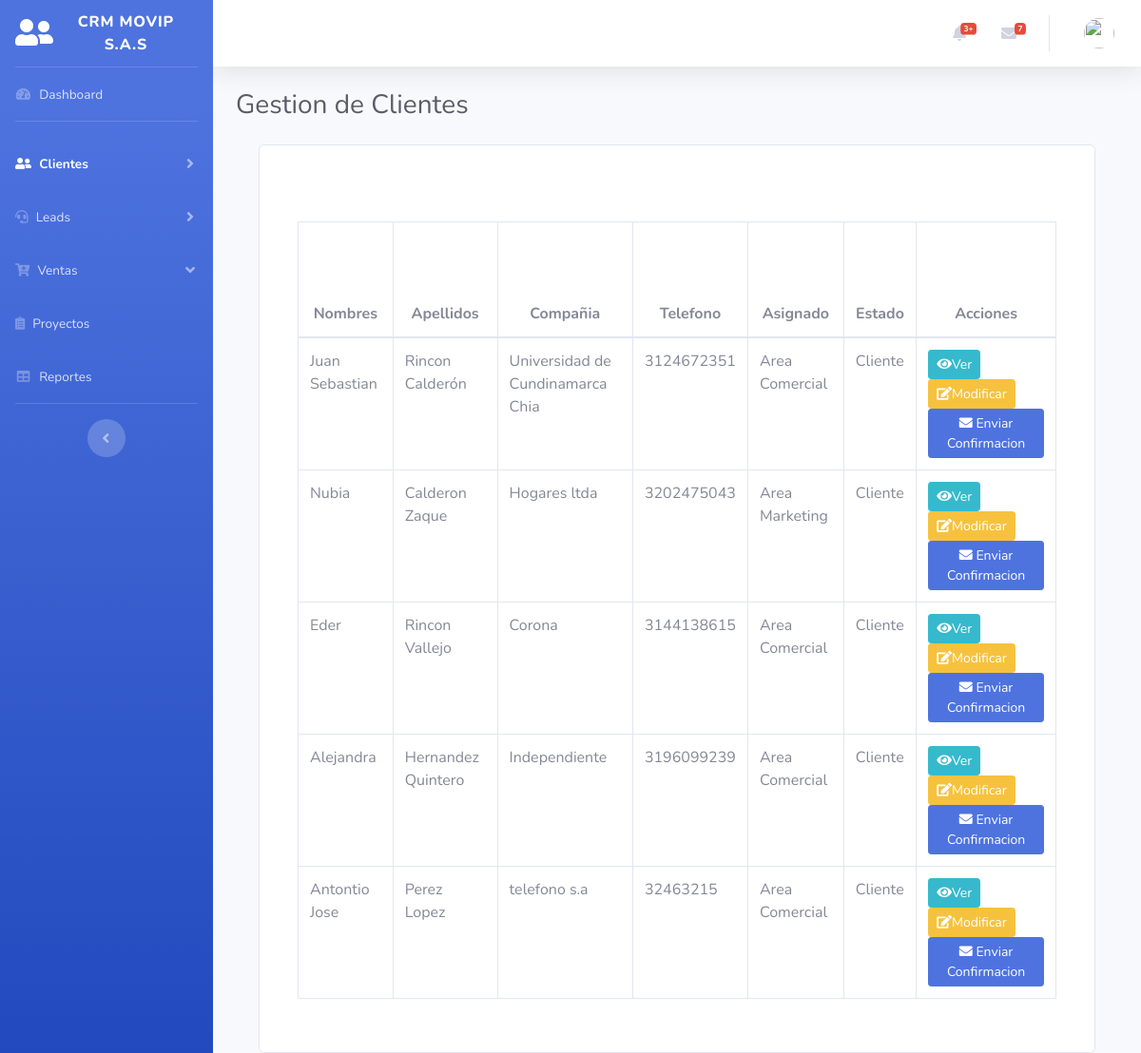
The page /gestionarclientes.php (signed in) on the database its author committed.
### tables this page shows
CREATE TABLE `leads` (
  `id_lead` int(10) NOT NULL,
  `nombre_lead` varchar(50) NOT NULL,
  `segundo_nombre_lead` varchar(50) NOT NULL,
  `primer_apellido_lead` varchar(50) NOT NULL,
  `segundo_apellido_lead` varchar(50) NOT NULL,
  `tipodocumento_lead` varchar(100) NOT NULL,
  `documento_lead` int(20) NOT NULL,
  `telefono_lead` bigint(100) NOT NULL,
  `email_lead` varchar(50) NOT NULL,
  `departamento_lead` varchar(100) NOT NULL,
  `ciudad_lead` varchar(30) NOT NULL,
  `direccion_lead` varchar(100) NOT NULL,
  `estado_lead` int(20) NOT NULL,
  `compañia_lead` varchar(100) NOT NULL,
  `asignado_lead` varchar(30) NOT NULL,
  `comentario_lead` text NOT NULL,
  `recurso_lead` varchar(50) NOT NULL
);

### gestionarclientes.php (the view, shortened to what this page needs)
<?php
include("conlead.php");
$tipo_usuario = $_SESSION['tipo_usuario'];
?>
<!DOCTYPE html>
<html lang="en">
<head>
  <link href="vendor/fontawesome-free/css/all.min.css" rel="stylesheet" type="text/css">
  <link href="css/sb-admin-2.min.css" rel="stylesheet">
</head>
<body id="page-top">
  <div id="wrapper">
    <ul class="navbar-nav bg-gradient-primary sidebar sidebar-dark accordion" id="accordionSidebar">
      <a class="sidebar-brand d-flex align-items-center justify-content-center" href="principal.php">
        <div class="sidebar-brand-icon">
          <i class="fas fa-user-friends"></i>
        </div>
        <div class="sidebar-brand-text mx-3">CRM Movip S.A.S</div>
      </a>
      <hr class="sidebar-divider my-0">
      <li class="nav-item inactive">
        <a class="nav-link" href="principal.php">
          <i class="fas fa-fw fa-tachometer-alt"></i>
          <span>Dashboard</span></a>
      </li>
      <hr class="sidebar-divider">
      <?php if ($tipo_usuario == 1) { ?>
        <li class="nav-item active">
          <a class="nav-link collapsed" href="#" data-toggle="collapse" data-target="#collapseTwo" aria-expanded="true" aria-controls="collapseTwo">
            <i class="fas fa-user-friends"></i>
            <span>Clientes</span>
          </a>
        </li>
        <li class="nav-item">
          <a class="nav-link collapsed" href="#" data-toggle="collapse" data-target="#collapseUtilities" aria-expanded="true" aria-controls="collapseUtilities">
            <i class="fas fa-headset"></i>
            <span>Leads</span>
          </a>
        </li>
        <li class="nav-item">
          <a class="nav-link" href="#" data-toggle="collapse" data-target="#collapsePages" aria-expanded="true" aria-controls="collapsePages">
            <i class=" fas fa-cart-plus"></i></i>
            <span>Ventas</span>
          </a>
        </li>
        <li class="nav-item">
          <a class="nav-link" href="charts.html">
            <i class="fas fa-clipboard-list "></i>
            <span>Proyectos</span></a>
        </li>
        <li class="nav-item">
          <a class="nav-link" href="reportes.php">
            <i class="fas fa-fw fa-table"></i>
            <span>Reportes</span></a>
        </li>
      <?php } ?>
      <hr class="sidebar-divider d-none d-md-block">
      <div class="text-center d-none d-md-inline">
        <button class="rounded-circle border-0" id="sidebarToggle"></button>
      </div>
    </ul>
    <div id="content-wrapper" class="d-flex flex-column">
      <div id="content">
        <nav class="navbar navbar-expand navbar-light bg-white topbar mb-4 static-top shadow">
          <ul class="navbar-nav ml-auto">
            <li class="nav-item dropdown no-arrow mx-1">
              <a class="nav-link dropdown-toggle" href="#" id="alertsDropdown" role="button" data-toggle="dropdown" aria-haspopup="true" aria-expanded="false">
                <i class="fas fa-bell fa-fw"></i>
                <span class="badge badge-danger badge-counter">3+</span>
              </a>
            </li>
            <li class="nav-item dropdown no-arrow mx-1">
              <a class="nav-link dropdown-toggle" href="#" id="messagesDropdown" role="button" data-toggle="dropdown" aria-haspopup="true" aria-expanded="false">
                <i class="fas fa-envelope fa-fw"></i>
                <span class="badge badge-danger badge-counter">7</span>
              </a>
            </li>
            <li class="nav-item dropdown no-arrow">
              <a class="nav-link dropdown-toggle" href="#" id="userDropdown" role="button" data-toggle="dropdown" aria-haspopup="true" aria-expanded="false">
                <img class="img-profile rounded-circle" src="https://source.unsplash.com/QAB-WJcbgJk/60x60">
              </a>
            </li>
          </ul>
        </nav>
        <div class="container-fluid">
          <div class="d-sm-flex align-items-center justify-content-between mb-4">
            <h1 class="h3 mb-0 text-gray-800">Gestion de Clientes</h1>
          </div>
          <fieldset>
            <div class="container p-8">
              <div class="group">
                <div class="card card-body">
                  <div class="card-body">
                    <div class="table-responsive">
                      <table id="data_table" class="table table-bordered" cellspacing="0" width="100%">
                        <thead>
                          <tr>
                            <th>
                              <center>Nombres </center>
                            </th>
                            <th>
                              <center>Apellidos </center>
                            </th>
                            <th>
                              <center>Compañia</center>
                            </th>
                            <th>
                              <center>Telefono</center>
                            </th>
                            <th>
                              <center>Asignado</center>
                            </th>
                            <th>
                              <center>Estado</center>
                            </th>
                            <th>
                              <center>Acciones</center>
                            </th>
                          </tr>
                        </thead>
                        <?php
                        $sql = "SELECT * FROM leads WHERE estado_lead = '1' && id_lead <> '1'";
                        $result = mysqli_query($conexion2, $sql);
                        while ($mostrar = mysqli_fetch_array($result)) {
                          echo "<tr>";
                          echo "<td>";
                          echo $mostrar['nombre_lead'], ' ', $mostrar['segundo_nombre_lead'];
                          echo "</td>";
                          echo "<td>";
                          echo $mostrar['primer_apellido_lead'], ' ', $mostrar['segundo_apellido_lead'];
                          echo "</td>";
                          echo "<td>";
                          echo $mostrar['compañia_lead'];
                          echo "</td>";
                          echo "<td>";
                          echo $mostrar['telefono_lead'];
                          echo "</td>";
                          echo "<td>";
                          echo $mostrar['asignado_lead'];
                          echo "</td>";
                          echo "<td>";
                          if ($mostrar['estado_lead'] = '1') {
                            echo 'Cliente';
                          }
                          echo "</td>";
                          echo "<colspan='24'><div class='btn-group'><th>
                              <a href='vercliente.php?id=$mostrar[id_lead]'><button type='button' class='btn btn-outline-info btn-sm active'><i class='fa fa-eye'></i>Ver</button></a>
                              <a href='modificarlead.php?id=$mostrar[id_lead]'><button type='button' class='btn btn-outline-warning btn-sm active'><i class='fa fa-edit'></i>Modificar</button></a>
                              <a href='Confirmacion.php?id=$mostrar[email_lead]'><button type='button' class='btn btn-sm btn-primary'><i class='fa fa-envelope '></i> Enviar Confirmacion</button></a>";
                        }
                        ?>
                      </table>
                    </div>
                  </div>
                </div>
              </div>
            </div>
        </div>
      </div>
    </div>
  </div>
</body>
</html>

### rows shown on the page
leads: nombre_lead "Juan", segundo_nombre_lead "Sebastian", primer_apellido_lead "Rincon", segundo_apellido_lead "Calderón", compañia_lead "Universidad de Cundinamarca Chia", telefono_lead "3124672351", asignado_lead "Area Comercial"
leads: nombre_lead "Nubia", primer_apellido_lead "Calderon", segundo_apellido_lead "Zaque", compañia_lead "Hogares ltda", telefono_lead "3202475043", asignado_lead "Area Marketing"
leads: nombre_lead "Eder", primer_apellido_lead "Rincon", segundo_apellido_lead "Vallejo", compañia_lead "Corona", telefono_lead "3144138615", asignado_lead "Area Comercial"
leads: nombre_lead "Alejandra", primer_apellido_lead "Hernandez", segundo_apellido_lead "Quintero", compañia_lead "Independiente", telefono_lead "3196099239", asignado_lead "Area Comercial"
leads: nombre_lead "Antontio", segundo_nombre_lead "Jose", primer_apellido_lead "Perez", segundo_apellido_lead "Lopez", compañia_lead "telefono s.a", telefono_lead "32463215", asignado_lead "Area Comercial"
